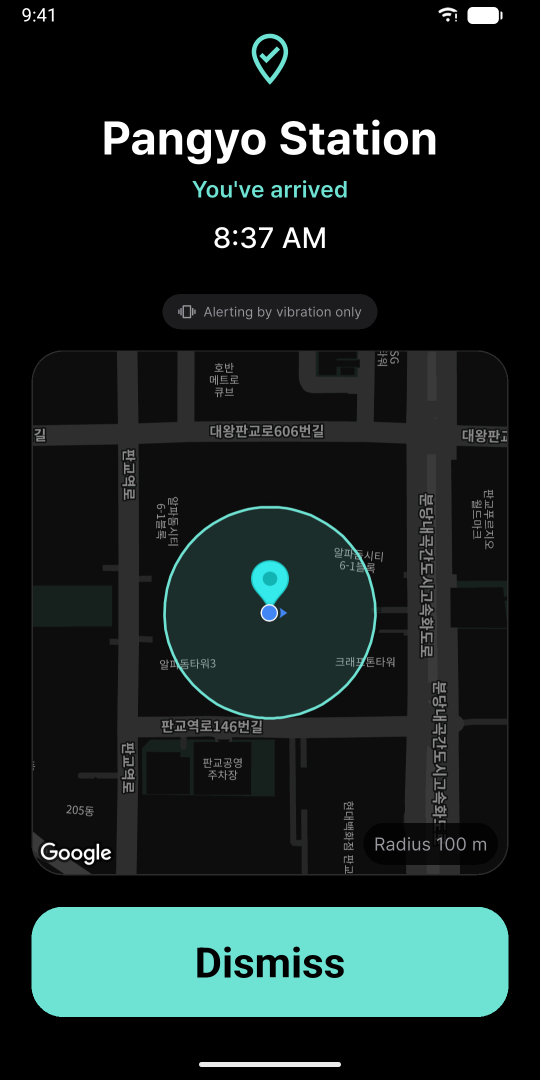
#> input picture docs/store/promo/source/android/en/01_alert_dark.png, 1080 x 2160 px, found by its file name (shown at 1/2 size)
$ python build_shots.py ../docs/store/promo/source/android/en/01_alert_dark.png
#> lines starting #> are read from the running program, lines starting #| are printed output that depends on the picture
# -*- coding: utf-8 -*-
"""언어별 앱 화면 캡처 > 사이트용 JPG (shots/{언어}/{화면}.jpg, 486x1054)
원본: 앱 레포 docs/store/promo/source/ios/{언어}/ (스토어 홍보 이미지와 같은 캡처 > 사이트·스토어 화면 일치)
실행: python3 _src/build_shots.py <앱 레포 경로>   (Pillow 필요, 사이트 빌드와 별개로 캡처를 바꿨을 때만)
"""

import os
import sys

from PIL import Image

SITE_ROOT_DIRECTORY = os.path.dirname(os.path.dirname(os.path.abspath(__file__)))
LANGUAGE_CODES = ["ko", "en", "ja", "zh"]
# 사이트 화면 이름 > 원본 파일명
SOURCE_FILE_BY_SHOT_NAME = {
    "alert": "01_alert_dark.png",
    "form": "03_form_dark.png",
    "home": "04_home_dark.png",
    "schedule": "05_schedule_dark.png",
    "settings": "06_settings_light.png",
    "sound": "07_sound_dark.png",
}
# 폰 목업 최대 표시 폭 300px 의 레티나 1.6배 수준 (파일 크기와 선명도 절충)
SHOT_SIZE_PIXELS = (486, 1054)
JPEG_QUALITY = 84
# 원본 캡처의 AdMob 테스트 배너 줄 (486x1054 기준 y 범위) > 아래 하단 여백 색으로 덮음 (사이트에 "Test mode" 노출 방지)
SHOT_NAMES_WITH_TEST_BANNER = {"form", "home", "settings"}
TEST_BANNER_ROW_RANGE = (930, 1016)
BOTTOM_INSET_SAMPLE_POINT = (20, 1034)


def cover_test_banner(image):
    """테스트 광고 배너 줄 > 화면 하단 여백 색 (홈 표시줄 위까지)"""
    inset_color = image.getpixel(BOTTOM_INSET_SAMPLE_POINT)
    top_row, bottom_row = TEST_BANNER_ROW_RANGE
    image.paste(inset_color, (0, top_row, image.width, bottom_row))


def build_shots(app_repository_path):
    source_root = os.path.join(app_repository_path, "docs", "store", "promo", "source", "ios")
    written_count = 0
    for language_code in LANGUAGE_CODES:
        target_directory = os.path.join(SITE_ROOT_DIRECTORY, "shots", language_code)
        os.makedirs(target_directory, exist_ok=True)
        for shot_name, source_file_name in SOURCE_FILE_BY_SHOT_NAME.items():
            source_path = os.path.join(source_root, language_code, source_file_name)
            image = Image.open(source_path).convert("RGB").resize(SHOT_SIZE_PIXELS, Image.LANCZOS)
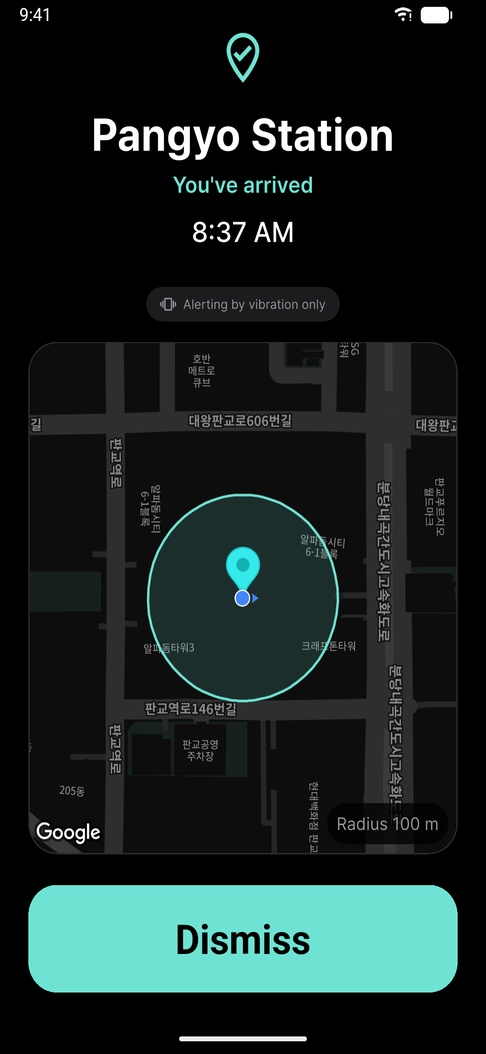
#> image: PIL image 486x1054 RGB; mean R, G, B 24.3, 36.4, 34.9
            if shot_name in SHOT_NAMES_WITH_TEST_BANNER:
                cover_test_banner(image)
            image.save(os.path.join(target_directory, shot_name + ".jpg"), quality=JPEG_QUALITY, optimize=True, progressive=True)
            written_count += 1
#> pass 2 of the loop in build_shots, `for language_code in LANGUAGE_CODES:`:
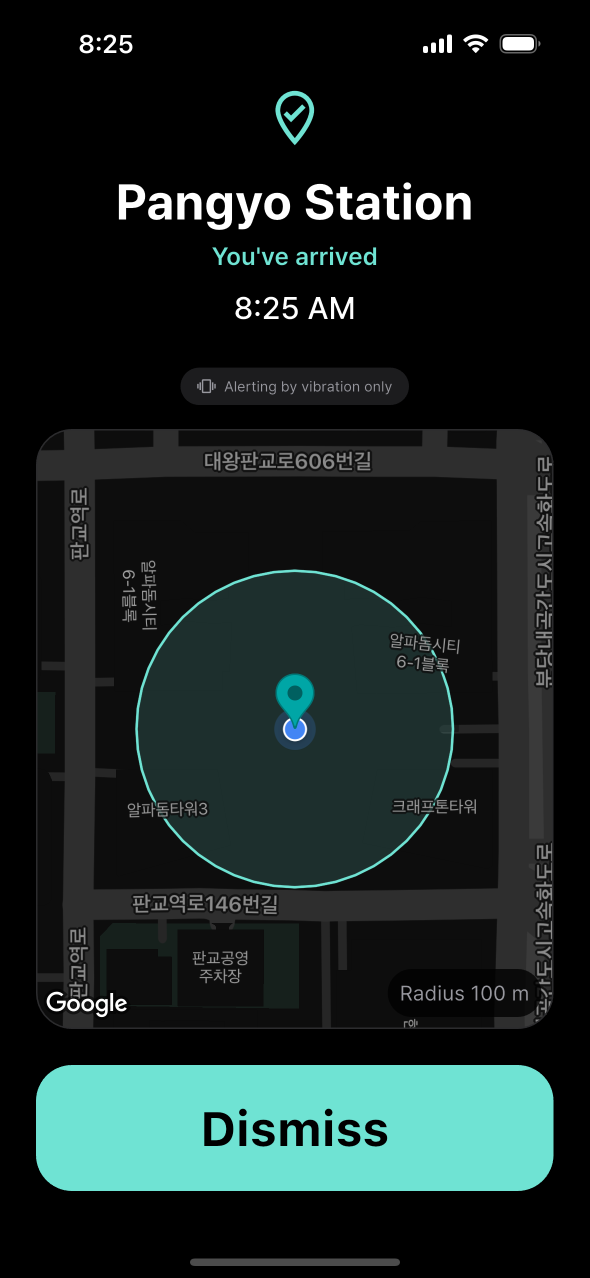
#> input picture docs/store/promo/source/ios/en/01_alert_dark.png, 1179 x 2556 px, found by its file name (shown at 1/2 size)
#> in build_shots, `image = Image.open(source_path).convert("RGB").resize(SHOT_SIZE_PIXELS..`:
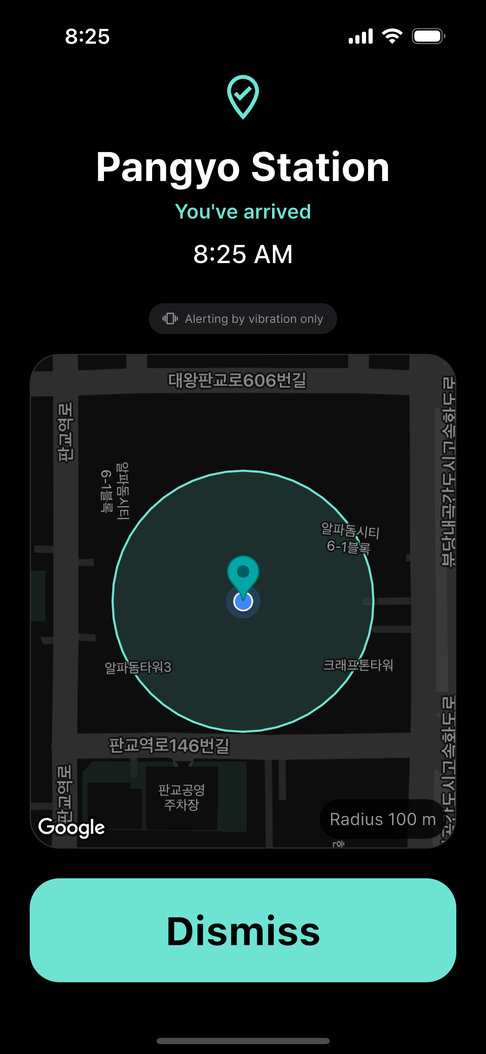
#> image: PIL image 486x1054 RGB; mean R, G, B 24.2, 36.4, 34.9
    print(f"[site shots] written {written_count} : {', '.join(LANGUAGE_CODES)}")


if __name__ == "__main__":
    if len(sys.argv) != 2:
        sys.exit("usage: python3 _src/build_shots.py <app repository path>")
    build_shots(sys.argv[1])
